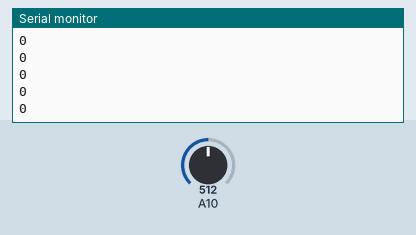
This sketch was run on a simulated Arduino Mega 2560, built with avr-gcc and run on an emulated ATmega2560. Shown: the last lines printed to the serial monitor. The inputs (shaded band) are chosen by the test bench; at power-on: A10 = 512.

Above: at 1.2 s.
1.3 s: A10 set to 716
At 1.32 s:
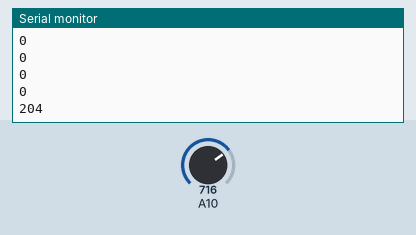
2.8 s: A10 set to 900
At 2.82 s:
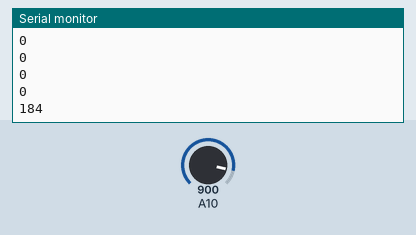
Timing chart, 0 to 5.8 s (numbered marks = the images above; inputs shaded):
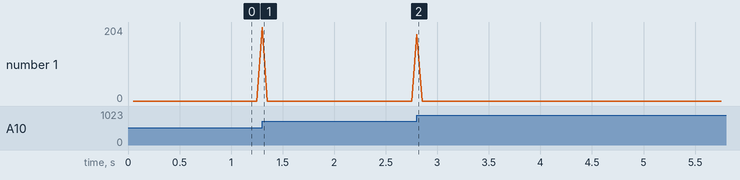

Measured:
- after the input at 1.3 s, the serial monitor: prints a new line at once (image 1)
- after the input at 2.8 s, the serial monitor: prints a new line at once (image 2)

The sketch:

mictest123.ino
```cpp
//const int ledPin = 13;
//const int buttonPin = 12;
//const int micPin = A10;
//int lastMicSample = 0;
//
//void setup() {
//  Serial.begin(9600);
//  pinMode(ledPin, OUTPUT);
//  pinMode(buttonPin, INPUT_PULLUP);
//  pinMode(micPin, INPUT);
//  digitalWrite(ledPin, HIGH);
//  analogReadResolution(10);
//}
//
//void loop() {
//  int aud_amp_raw = analogRead(micPin);
//  int aud_amp = map(aud_amp_raw, 171, 232, -100, 100);
//  Serial.println(aud_amp);
//  if (abs(aud_amp - lastMicSample) > 38) {
//    if (digitalRead(ledPin) == HIGH) {
//      digitalWrite(ledPin, LOW);
//    }
//    else {
//      digitalWrite(ledPin, HIGH);
//    }
//  }
//  lastMicSample = aud_amp;
//
//
////  if (digitalRead(buttonPin) == HIGH) {
////    digitalWrite(ledPin, LOW);
////  }
////  else {
////    aud_amp = analogRead(micPin);
////    Serial.println(map(aud_amp, 171, 232, -100, 100));
////    digitalWrite(ledPin, HIGH);
////  }
//}

const int sampleWindow = 50; // Sample window width in mS (50 mS = 20Hz)
unsigned int sample;

void setup()
{
   Serial.begin(9600);
}


void loop()
{
   unsigned long startMillis= millis();  // Start of sample window
   unsigned int peakToPeak = 0;   // peak-to-peak level

   unsigned int signalMax = 0;
   unsigned int signalMin = 1024;

   // collect data for 50 mS
   while (millis() - startMillis < sampleWindow)
   {
      sample = analogRead(A10);   //reading DC pin from pin A0
      if (sample < 1024)  // toss out spurious readings
      {
         if (sample > signalMax)
         {
            signalMax = sample;  // save just the max levels
         }
         else if (sample < signalMin)
         {
            signalMin = sample;  // save just the min levels
         }
      }
   }
   peakToPeak = signalMax - signalMin;  // max - min = peak-peak amplitude

   Serial.println(peakToPeak);
}
```
